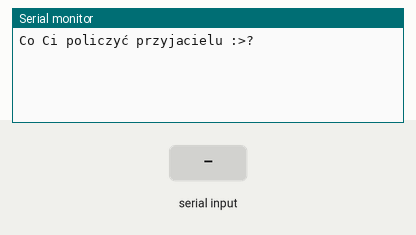
This sketch was run on a simulated Arduino Uno, built with avr-gcc and run on an emulated ATmega328P. Shown: the last lines printed to the serial monitor. The test bench sets the inputs (shaded band).

Above: at 1.2 s.
1.3 s: "+" received over Serial
At 4.1 s:
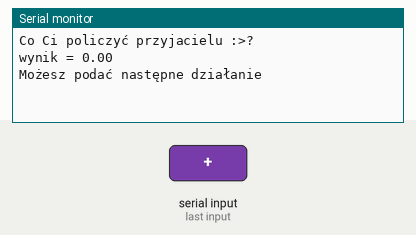
4.3 s: "90/45\n" received over Serial
At 7.2 s:
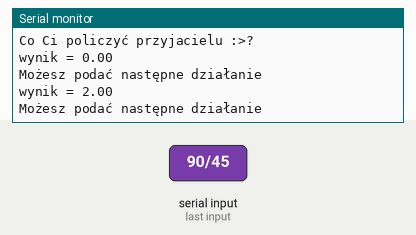

The sketch:

kalkulator.ino
```cpp
float a;
float b; // second number sent through the SM
char typ_dzialania; // create a char variable to store the calcuation signal.
float wynik; // wynik of the calculation
bool policzono=0;
bool zerowdzieleniu=0;

void setup() {
  Serial.begin(9600); // begins serial communications
  Serial.println("Co Ci policzyć przyjacielu :>?");
  Serial.println();
}

void loop() {
  while(Serial.available() > 0) {
    a = Serial.parseFloat();
    typ_dzialania = Serial.read();
    b = Serial.parseFloat();
    calculate();


  }
}

void calculate() {
  if (typ_dzialania == '+') {
    wynik = a + b;
     zerowdzieleniu=0;
  }
  else if (typ_dzialania == '-')  {
    wynik = a - b;
     zerowdzieleniu=0;
  }
  else if (typ_dzialania == '*')  {
    wynik = a * b;
    zerowdzieleniu=0;
  }
  else if (typ_dzialania == '/')  {
    if(b!=0){


    wynik = a / b;
    zerowdzieleniu=0;}

    else if(b==0){
      Serial.println("Pamiętaj cholero nie dziel przez zero");
      wynik=0;
      zerowdzieleniu=1;
    }

  }
   else {


        if(zerowdzieleniu==0){
        Serial.print("wynik = ");
        Serial.println(wynik);
        }
        Serial.println("Możesz podać następne działanie ");
        Serial.println();
      }

   }
```

Measured:
- after the input at 1.3 s, the serial monitor: prints a new line after 2.0 s (image 1)
- after the input at 4.3 s, the serial monitor: prints a new line after 2.0 s (image 2)
